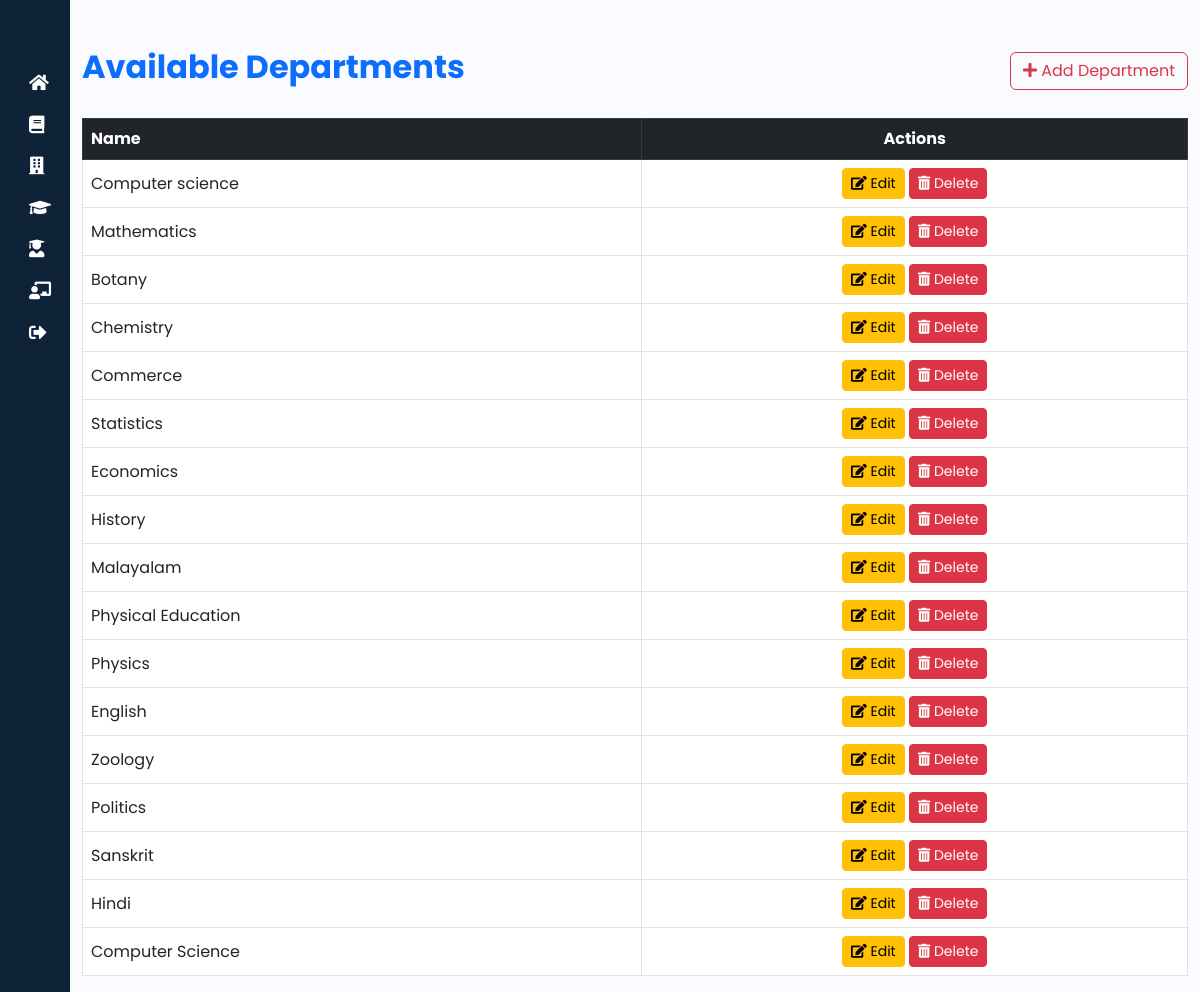
/department-list/ (signed in), run on the app's committed database.
### rapid/models.py (models this page shows, shortened)
class Department(models.Model):
    department_id=models.AutoField(primary_key=True)
    department_name=models.CharField(max_length=100)

### rapid/views.py (the view)
# urls.py: path('department-list/', views.department_list, name='department_list'),
@login_required
@admin_required
def department_list(request):
    departments = Department.objects.all()  # Fetch all departments from the database
    return render(request, 'rapid/department_list.html', {'departments': departments})

### rapid/templates/rapid/department_list.html (shortened to what this page needs)
{% extends "base.html" %}
{% block content %}
<div class="container mt-5">
    <div class="d-flex justify-content-between align-items-center mb-4">
        <h2 class="fw-bold text-primary">Available Departments</h2>
        <a href="/create-department/" class="btn btn-outline-danger">
            <i class="fas fa-plus"></i> Add Department
        </a>
    </div>
    <div class="table-responsive">
        <table class="table table-hover table-bordered align-middle">
            <thead class="table-dark">
                <tr>
                    <th>Name</th>
                    <th class="text-center">Actions</th>
                </tr>
            </thead>
            <tbody>
                {% for department in departments %}
                <tr>
                    <td>{{ department.department_name }}</td>
                    <td class="text-center">
                        <a href="{% url 'edit_department' department.pk %}" class="btn btn-warning btn-sm">
                            <i class="fas fa-edit"></i> Edit
                        </a>
                        <a href="{% url 'delete_department' department.department_id %}"
                           onclick="return confirm('Are you sure you want to delete this department?');"
                           class="btn btn-danger btn-sm">
                            <i class="fas fa-trash-alt"></i> Delete
                        </a>
                    </td>
                </tr>
                {% empty %}
                <tr>
                    <td colspan="2" class="text-center text-muted">No departments available.</td>
                </tr>
                {% endfor %}
            </tbody>
        </table>
    </div>
</div>
{% endblock %}

### rapid/static/css/style.css (style rules this page uses)
a { text-decoration: none; }
body { font-family: 'Poppins', sans-serif; }

### data on the page
Department: department_name "Computer science"
Department: department_name "Mathematics"
Department: department_name "Botany"
Department: department_name "Chemistry"
Department: department_name "Commerce"
Department: department_name "Statistics"
Department: department_name "Economics"
Department: department_name "History"
Department: department_name "Malayalam"
Department: department_name "Physical Education"
Department: department_name "Physics"
Department: department_name "English"
Department: department_name "Zoology"
Department: department_name "Politics"
Department: department_name "Sanskrit"
Department: department_name "Hindi"
Department: department_name "Computer Science"
